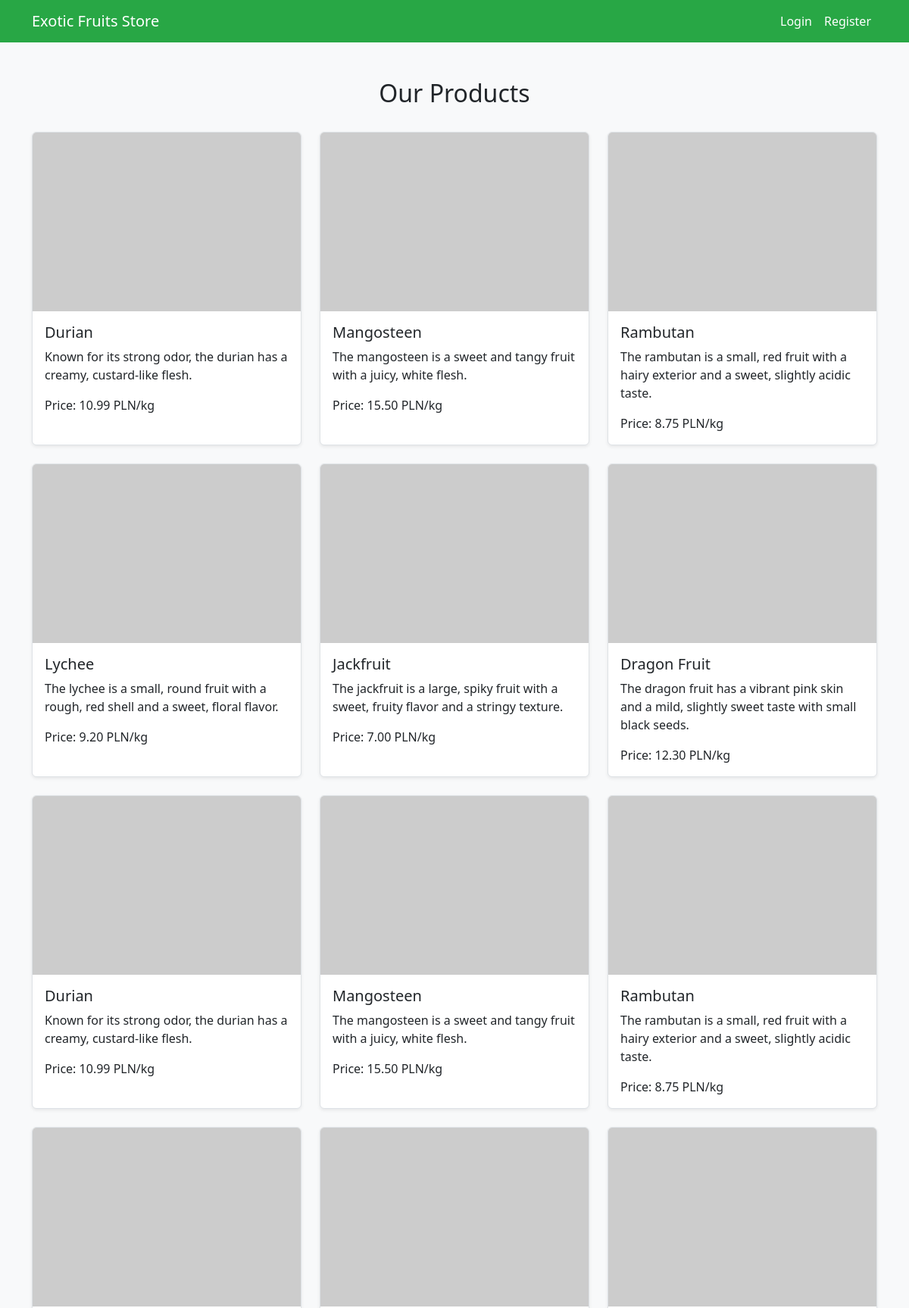
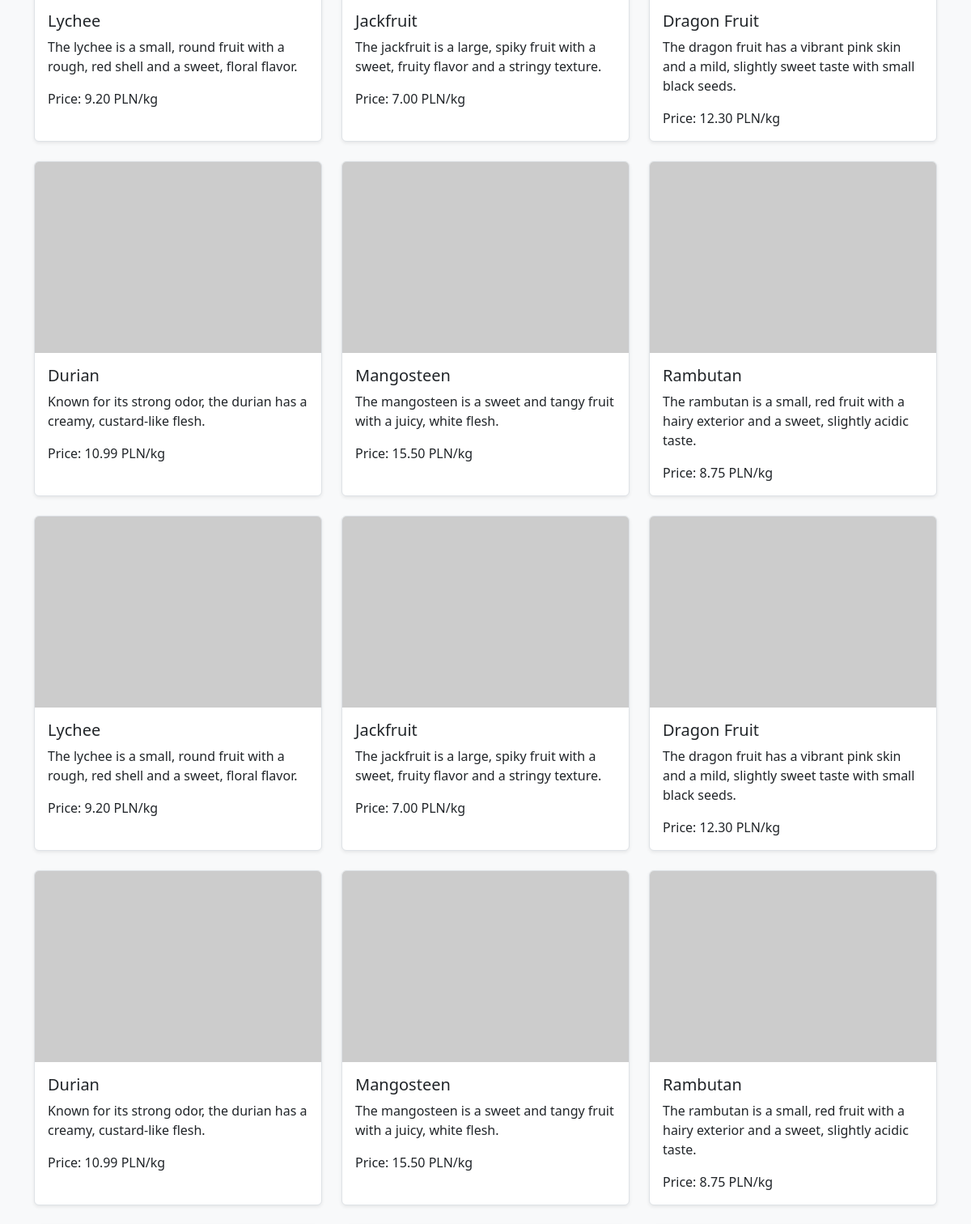
The page / (upper part) on the database its author committed (2 pictures, top to bottom).
### tables this page shows
CREATE TABLE products (
        id INTEGER PRIMARY KEY AUTOINCREMENT,
        name TEXT,
        description TEXT,
        image TEXT,
        price REAL
    );

### controller.php (called while the page is built, shortened)
<?php
function getProducts($db) {
    $query = "SELECT * FROM products";
    $result = $db->query($query);
    $products = [];
    while ($row = $result->fetchArray(SQLITE3_ASSOC)) {
        $products[] = $row;
    }
    return $products;
}
?>

### index.php (the view)
<?php
    require_once 'templates/header.php';
?>
<div class="container">
    <div class="row">
        <div class="mt-5 col-md-12 text-center">
            <h2>Our Products</h2>
        </div>
    </div>
    <div class="row mt-4">
        <?php
        require_once 'db.php';
        require_once 'controller.php';
        $products = getProducts($db);
        foreach ($products as $row):
        ?>
            <div class="col-md-4 mb-4">
                <div class="card">
                    <img src="<?php echo $row['image']; ?>" class="card-img-top" alt="<?php echo $row['name']; ?>">
                    <div class="card-body">
                        <h5 class="card-title"><?php echo $row['name']; ?></h5>
                        <p class="card-text"><?php echo $row['description']; ?></p>
                        <p class="card-text">Price: <?php echo number_format((float)$row['price'], 2, '.', '') . ' PLN/kg'; ?></p>
                    </div>
                </div>
            </div>
        <?php endforeach; ?>
    </div>
</div>
<?php
    require_once 'templates/footer.php';
?>

### templates/header.php (shortened to what this page needs)
<!DOCTYPE html>
<html lang="en">
<head>
    <link rel="stylesheet" href="assets/css/bootstrap.min.css">
    <link rel="stylesheet" href="styles.css">
</head>
<body>
    <nav class="navbar navbar-expand-lg navbar-light bg-light">
        <div class="container">
            <a class="navbar-brand" href="/">Exotic Fruits Store</a>
            <div class="collapse navbar-collapse" id="navbarNav">
                <ul class="navbar-nav ms-auto">
                    <li class="nav-item">
                        <a class="nav-link" href="login.php">Login</a>
                    </li>
                    <li class="nav-item">
                        <a class="nav-link" href="register.php">Register</a>
                    </li>
                </ul>
            </div>
        </div>
    </nav>

### templates/footer.php (shortened to what this page needs)
</body>
</html>

### styles.css (style rules this page uses)
body { background-color: #f8f9fa; }
.navbar { background-color: #28a745 !important; }
.navbar-brand, .nav-link { color: white !important; }
.card { display: flex; flex-direction: column; height: 100%; border: 1px solid #dee2e6; box-shadow: 0 0.125rem 0.25rem rgba(0,0,0,0.075); }
.card-body { flex: 1; }

### rows shown on the page
products: name "Durian", description "Known for its strong odor, the durian has a creamy, custard-like flesh.", price "10.99"
products: name "Mangosteen", description "The mangosteen is a sweet and tangy fruit with a juicy, white flesh.", price "15.50"
products: name "Rambutan", description "The rambutan is a small, red fruit with a hairy exterior and a sweet, slightly acidic taste.", price "8.75"
products: name "Lychee", description "The lychee is a small, round fruit with a rough, red shell and a sweet, floral flavor.", price "9.20"
products: name "Jackfruit", description "The jackfruit is a large, spiky fruit with a sweet, fruity flavor and a stringy texture.", price "7.00"
products: name "Dragon Fruit", description "The dragon fruit has a vibrant pink skin and a mild, slightly sweet taste with small black seeds.", price "12.30"
products: name "Durian", description "Known for its strong odor, the durian has a creamy, custard-like flesh.", price "10.99"
products: name "Mangosteen", description "The mangosteen is a sweet and tangy fruit with a juicy, white flesh.", price "15.50"
products: name "Rambutan", description "The rambutan is a small, red fruit with a hairy exterior and a sweet, slightly acidic taste.", price "8.75"
products: name "Lychee", description "The lychee is a small, round fruit with a rough, red shell and a sweet, floral flavor.", price "9.20"
products: name "Jackfruit", description "The jackfruit is a large, spiky fruit with a sweet, fruity flavor and a stringy texture.", price "7.00"
products: name "Dragon Fruit", description "The dragon fruit has a vibrant pink skin and a mild, slightly sweet taste with small black seeds.", price "12.30"
products: name "Durian", description "Known for its strong odor, the durian has a creamy, custard-like flesh.", price "10.99"
products: name "Mangosteen", description "The mangosteen is a sweet and tangy fruit with a juicy, white flesh.", price "15.50"
products: name "Rambutan", description "The rambutan is a small, red fruit with a hairy exterior and a sweet, slightly acidic taste.", price "8.75"
products: name "Lychee", description "The lychee is a small, round fruit with a rough, red shell and a sweet, floral flavor.", price "9.20"
products: name "Jackfruit", description "The jackfruit is a large, spiky fruit with a sweet, fruity flavor and a stringy texture.", price "7.00"
products: name "Dragon Fruit", description "The dragon fruit has a vibrant pink skin and a mild, slightly sweet taste with small black seeds.", price "12.30"
products: name "Durian", description "Known for its strong odor, the durian has a creamy, custard-like flesh.", price "10.99"
products: name "Mangosteen", description "The mangosteen is a sweet and tangy fruit with a juicy, white flesh.", price "15.50"
products: name "Rambutan", description "The rambutan is a small, red fruit with a hairy exterior and a sweet, slightly acidic taste.", price "8.75"
